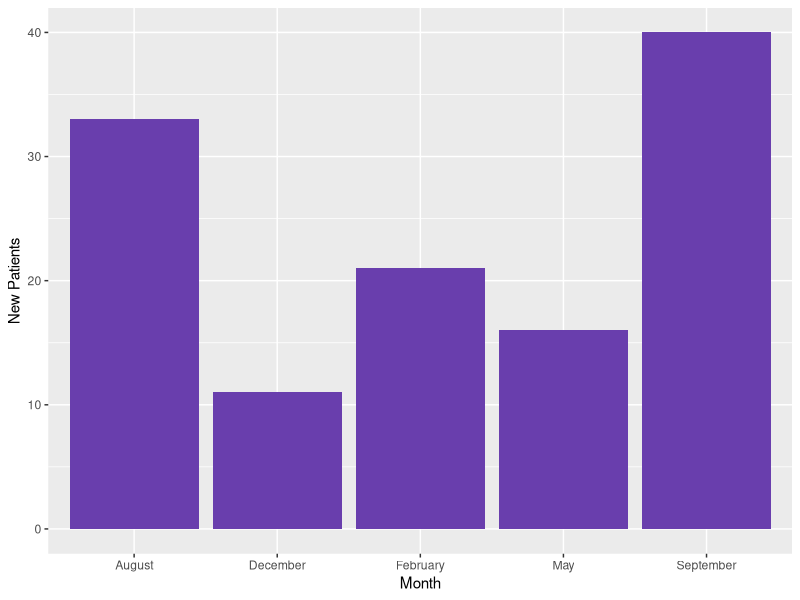
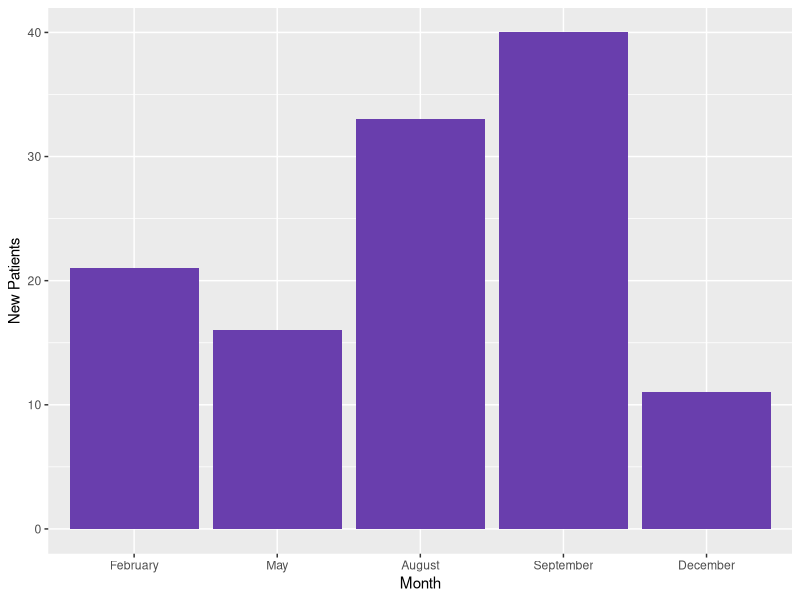
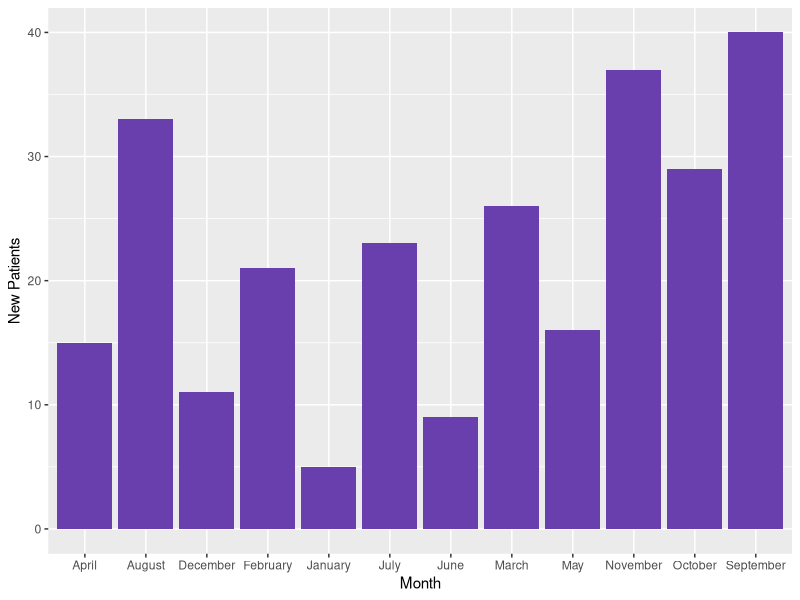
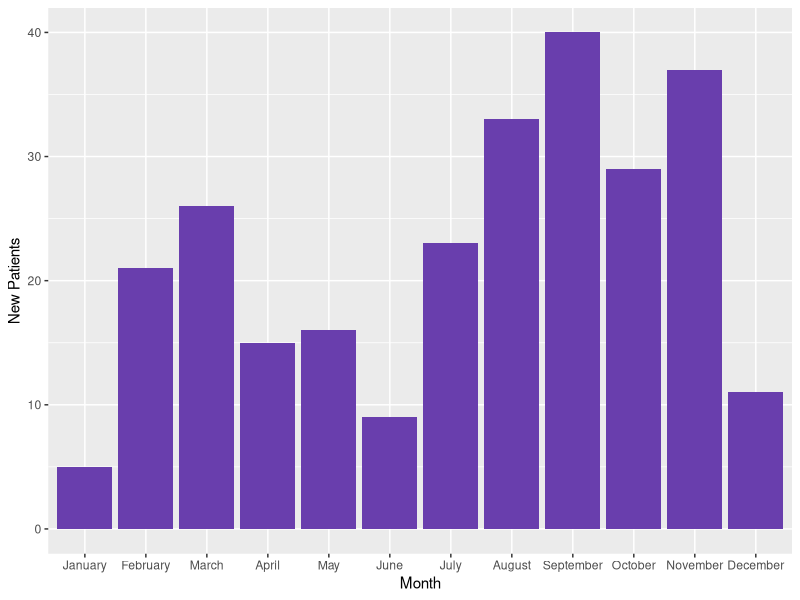
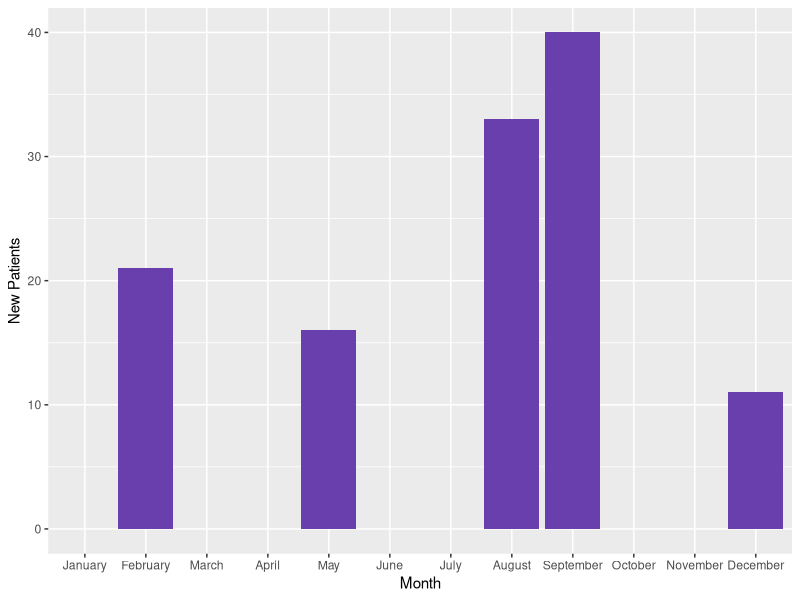

Write the R code that produced these figures, in order.
## ---- chunk 1
knitr::opts_chunk$set(echo = FALSE,fig.align = 'center')
## ---- chunk 2

# Loading in the appropriate libraries===
library(readr)
library(dplyr)
library(tidyr)
library(ggplot2)

# Loading the data into the environment===
Patients <- read_csv("data/Patients.csv")

## ---- chunk 3
# Making a ggplot with the data "as-is"====
Patientgraph <- ggplot(Patients, aes(x = Month, y = `New Patients`)) +
  geom_bar(stat = "identity", fill = "#693ead")
  
# Let's view the graph===
Patientgraph

## ---- chunk 4
# Viewing the unique values in the "Month" variable===
unique(Patients$Month)

# Identifying the class of the "Month" variable===
class(Patients$Month)

## ---- chunk 5
Patients2 <- Patients %>%
  mutate(Month = factor(Month, levels = c("February","May","August","September","December")))

## ---- chunk 6
# Plotting Patients2===
Patientgraph2 <- ggplot(Patients2, aes(x = Month, y = `New Patients`))+ 
  geom_bar(stat = "identity", fill= "#693ead")

#Viewing Patients2 graph===
Patientgraph2

## ---- chunk 7
# Printing out the month.name constant to take a look at it===
month.name

## ---- chunk 8
# Refactoring the "easier" way===
    Patients3 <- Patients %>%
        mutate(Month = factor(Month, levels = month.name[month.name %in% unique(Month)]))

## ---- chunk 9
Patients3

## ---- chunk 10
# Loading in the "complete" Patients dataset
Patients_complete <- read_csv("data/Patients_complete.csv")

## ---- chunk 11
# Confirming assumptions with the "Patients_complete" dataset===
  Patientgraph4 <- ggplot(Patients_complete, aes(x = Month, y = `New Patients`)) +
  geom_bar(stat = "identity", fill= "#693ead")
  
# Viewing it==
Patientgraph4

## ---- chunk 12
# Easier refactoring when all months are present ===
Patients4 <- Patients_complete %>%
  mutate(Month = factor(Month, levels = month.name))
  
# Creating the plot ===
Patientgraph5 <- ggplot(Patients4, aes(x = Month, y = `New Patients`))+
  geom_bar(stat = "identity", fill= "#693ead")

# Viewing it ===
Patientgraph5

## ---- chunk 13
 # Adding missing months to our "Patients" data set===
 Patients_modified <- left_join(tibble("Month" = month.name),Patients, by = "Month") 
 
 #Replacing coerced NAs from the previous code to a numeric 0 then refactoring our new dataset===
Patients_modified <- Patients_modified %>%
  mutate(`New Patients` = ifelse(is.na(`New Patients`),0,`New Patients`)) %>%
  mutate(Month = factor(Month, levels = month.name))

## ---- chunk 14
# Creating the final plot===
Patientgraph6 <- ggplot(Patients_modified, aes(x = Month, y = `New Patients`)) +
  geom_bar(stat = "identity", fill= "#693ead") 

#And view it===
Patientgraph6

